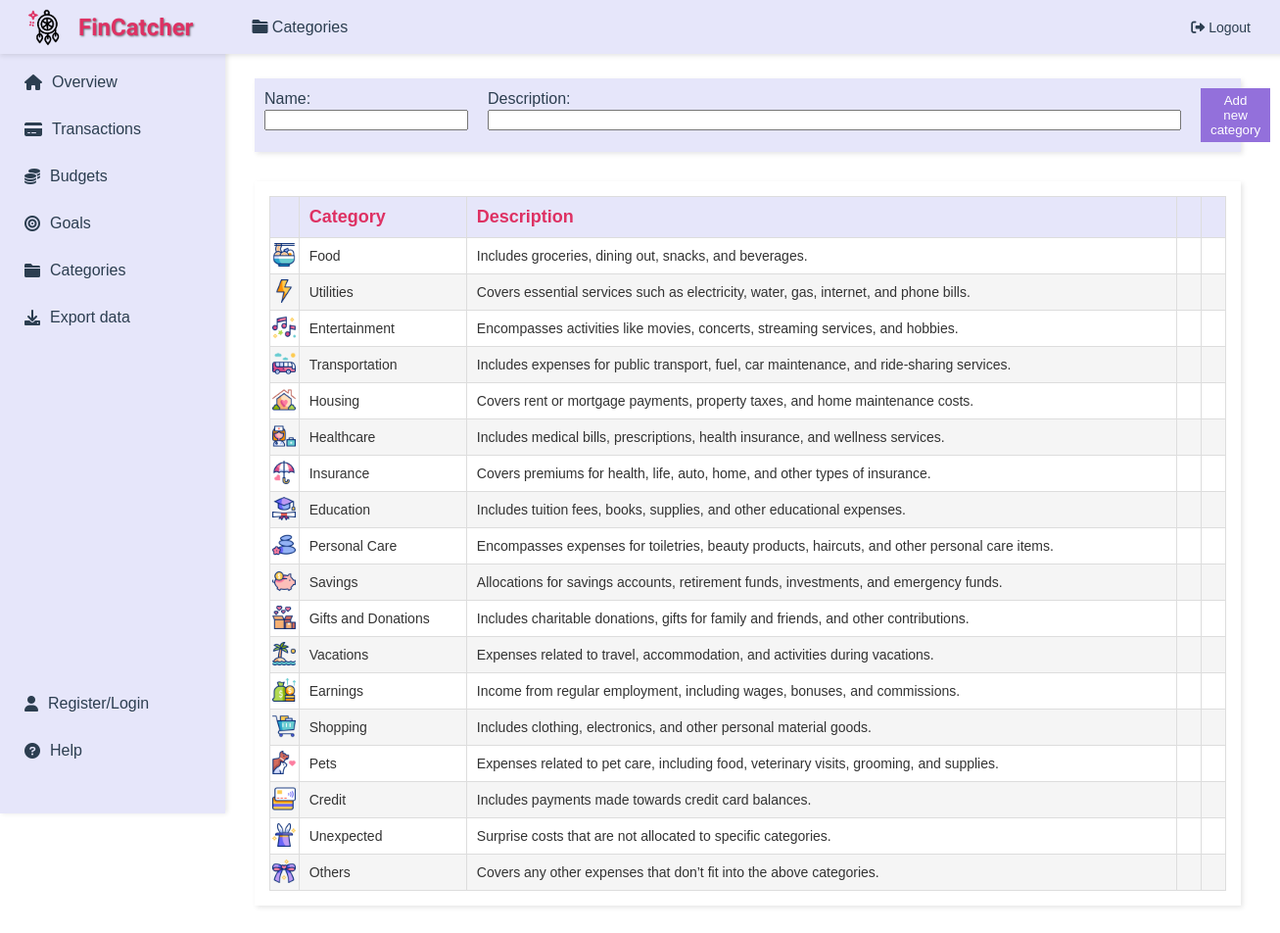
/categories (signed in), run on the app's committed database.
### app/main/models.py (models this page shows)
class Categories(db.Model):
    id = db.Column(db.Integer, primary_key=True, unique=True, nullable=False)
    name = db.Column(db.String(50), nullable=False)
    description = db.Column(db.String(1000), nullable=True)
    user_id = db.Column(db.Integer, db.ForeignKey('user.user_id'), nullable=True)  # link to User
    budgets = db.relationship('Budgets', backref='category', lazy=True)
    goals = db.relationship('Goals', backref='category', lazy=True)
    __table_args__ = (UniqueConstraint('name', 'user_id', name='uix_name_user_id'),)

### app/categories/routes.py (the view, shortened to what this page needs)
@categories.route('/categories', methods=['GET', 'POST'])
@login_required # requires the user to be logged in
def categories_page():
    categories_list = get_categories()
    return render_template('show_categories.html',
                           categories=categories_list,
                           page_title='Categories', icon='fas fa-folder',
                           category_icons=category_icons)

### app/main/helpers.py (called while the page is built)
def get_categories():
    return Categories.query.filter(
        or_(Categories.id <= 18, Categories.user_id == current_user.user_id)
    ).all()

### app/main/models.py (called while the page is built)
@login_manager.user_loader
def load_user(user_id):
    return User.query.get(int(user_id))  # query the database to retrieve the user instance corresponding to the user_id

### app/categories/templates/show_categories.html (shortened to what this page needs)
{% extends "layout.html" %}
{% block content %}
<div style="padding: 20px; background-color: #FFFFFF;">
    <div id="add-category-form" style="margin-bottom: 30px;">
        <form action="{{ url_for('categories.categories_page') }}" method="POST"
              style="background-color: #E6E6FA; padding: 10px; box-shadow: 2px 2px 5px rgba(0,0,0,0.1); display: flex; align-items: center; gap: 10px;">
            <div style="display: flex; flex-direction: column; align-items: flex-start; margin-right: 10px;">
                <label for="name" style="margin-bottom: 2px;">Name:</label>
                <input type="text" id="name" name="name" style="margin-bottom: 10px; width: 200px;">
            </div>
            <div style="display: flex; flex-direction: column; align-items: flex-start; margin-right: 10px;">
                <label for="description" style="margin-bottom: 2px;">Description:</label>
                <input type="text" id="description" name="description" style="margin-bottom: 10px; width: 700px;">
            </div>
            <button type="submit" style="background-color: #9370DB; color: white; padding: 5px 10px; border: none; cursor: pointer;">Add new category</button>
        </form>
    </div>
    <div id="categories-list" style="padding: 15px; box-shadow: 2px 2px 5px rgba(0,0,0,0.1); background-color: #FFFFFF;">
        <table style="width: 100%; border-collapse: collapse; text-align: left; font-size: 14px; color: #333333;">
            <thead style="background-color: #E6E6FA; color: #DE3163; font-size: 18px;">
                <tr>
                    <th style="padding: 10px; border: 1px solid #DDD;"></th>
                    <th style="padding: 10px; border: 1px solid #DDD;">Category</th>
                    <th style="padding: 10px; border: 1px solid #DDD;">Description</th>
                    <th style="padding: 10px; border: 1px solid #DDD;"></th>
                    <th style="padding: 10px; border: 1px solid #DDD;"></th>
                </tr>
            </thead>
            <tbody>
                {% for category in categories %}
                <tr style="background-color: {% if loop.index0 % 2 == 0 %} #FFFFFF {% else %} #F5F5F5 {% endif %};">
                    <td style="padding: 0; border: 1px solid #DDD; text-align: center;">
                        <img src="{{ category_icons[category.id if category.id <= 18 else 19] }}" alt="{{ category.id }} icon" style="width:24px; height:24px;">
                    </td>
                    <td style="padding: 10px; border: 1px solid #DDD;">{{ category.name }}</td>
                    <td style="padding: 10px; border: 1px solid #DDD;">{{ category.description }}</td>
                    <td style="padding: 10px; border: 1px solid #DDD;">
                    </td>
                    <td style="padding: 10px; border: 1px solid #DDD;">
                    </td>
                </tr>
                {% endfor %}
            </tbody>
        </table>
    </div>
</div>
{% endblock %}

### app/main/templates/layout.html (shortened to what this page needs)
<!DOCTYPE html>
<html lang="en">
<head>
    <link rel="stylesheet" href="https://cdnjs.cloudflare.com/ajax/libs/font-awesome/6.0.0-beta3/css/all.min.css">
</head>
<body>
    <div class="header">
        <div class="header-left">
            <img src="{{ url_for('static', filename='images/dreamcatcher.gif') }}" alt="Dream Catcher">
            <h1>FinCatcher</h1>
            <span class="page-title"><i class="{{ icon }}"></i> {{ page_title }}</span>
        </div>
        <a href="{{ url_for('auth.logout') }}" class="logout-btn"><i class="fas fa-sign-out-alt"></i> Logout</a>
    </div>
    <div class="sidebar">
        <div class="sidebar-main">
            <a href="{{ url_for('main.overview') }}"><i class="fas fa-home"></i>Overview</a>
            <a href="{{ url_for('transactions.transactions_page') }}"><i class="fas fa-credit-card"></i>Transactions</a>
            <a href="{{ url_for('budgets.budgets_page') }}"><i class="fa-solid fa-coins"></i>Budgets</a>
            <a href="{{ url_for('goals.goals_page') }}"><i class="fas fa-bullseye"></i>Goals</a>
            <a href="{{ url_for('categories.categories_page') }}"><i class="fas fa-folder"></i>Categories</a>
            <a href="{{ url_for('export.export_data') }}"><i class="fas fa-download"></i> Export data</a>
        </div>
        <div class="sidebar-bottom">
            <a href="{{ url_for('auth.register_login') }}"><i class="fas fa-user"></i>Register/Login</a>
            <a href="{{ url_for('help.help_page') }}"><i class="fas fa-question-circle"></i>Help</a>
        </div>
    </div>
    <div class="content">
        {% block content %}{% endblock %}
    </div>
</body>
</html>

### app/main/templates/layout.html (style rules this page uses)
body { margin: 0; font-family: Arial, sans-serif; background-color: #ffffff; color: #2c3e50; }
.header { background-color: #e6e6fa; padding: 10px 20px; display: flex; align-items: center; justify-content: space-between; box-shadow: 0px 2px 5px rgba(0, 0, 0, 0.1); position: fixed; top: 0; height: 35px; width: 100%; z-index: 1000; }
.header-left { display: flex; align-items: center; }
.header img { height: 50px; margin-right: 10px; }
.header h1 { margin: 0; font-size: 24px; font-family: 'Poiret One', cursive; color: #de3163; text-shadow: 1px 1px 2px rgba(0, 0, 0, 0.5); }
.page-title { font-size: 16px; margin-left: 60px; color: #2c3e50; }
.logout-btn { text-decoration: none; color: #2c3e50; font-size: 14px; padding: 5px 50px; transition: color 0.3s; }
.sidebar { width: 200px; position: fixed; top: 50px; left: 0; background-color: #e6e6fa; padding: 15px; box-shadow: 2px 0px 5px rgba(0, 0, 0, 0.1); height: calc(100vh - 50px); display: flex; flex-direction: column; }
.sidebar-main { flex-grow: 1; }
.sidebar a { display: flex; align-items: center; padding: 10px; color: #2c3e50; text-decoration: none; margin-bottom: 10px; transition: background-color 0.3s, color 0.3s; }
.sidebar a i { margin-right: 10px; }
.sidebar-bottom { margin-top: auto; margin-bottom: 20px; }
.content { margin-left: 220px; padding: 20px; padding-top: 60px; }

### data on the page
Categories: shows a picture, name "Food", description "Includes groceries, dining out, snacks, and beverages."
Categories: shows a picture, name "Utilities", description "Covers essential services such as electricity, water, gas, internet, and phone bills."
Categories: shows a picture, name "Entertainment", description "Encompasses activities like movies, concerts, streaming services, and hobbies."
Categories: shows a picture, name "Transportation", description "Includes expenses for public transport, fuel, car maintenance, and ride-sharing services."
Categories: shows a picture, name "Housing", description "Covers rent or mortgage payments, property taxes, and home maintenance costs."
Categories: shows a picture, name "Healthcare", description "Includes medical bills, prescriptions, health insurance, and wellness services."
Categories: shows a picture, name "Insurance", description "Covers premiums for health, life, auto, home, and other types of insurance."
Categories: shows a picture, name "Education", description "Includes tuition fees, books, supplies, and other educational expenses."
Categories: shows a picture, name "Personal Care", description "Encompasses expenses for toiletries, beauty products, haircuts, and other personal care items."
Categories: shows a picture, name "Savings", description "Allocations for savings accounts, retirement funds, investments, and emergency funds."
Categories: shows a picture, name "Gifts and Donations", description "Includes charitable donations, gifts for family and friends, and other contributions."
Categories: shows a picture, name "Vacations", description "Expenses related to travel, accommodation, and activities during vacations."
Categories: shows a picture, name "Earnings", description "Income from regular employment, including wages, bonuses, and commissions."
Categories: shows a picture, name "Shopping", description "Includes clothing, electronics, and other personal material goods."
Categories: shows a picture, name "Pets", description "Expenses related to pet care, including food, veterinary visits, grooming, and supplies."
Categories: shows a picture, name "Credit", description "Includes payments made towards credit card balances."
Categories: shows a picture, name "Unexpected", description "Surprise costs that are not allocated to specific categories."
Categories: shows a picture, name "Others", description "Covers any other expenses that don’t fit into the above categories."

### other printed values
{{ page_title }} "Categories"
